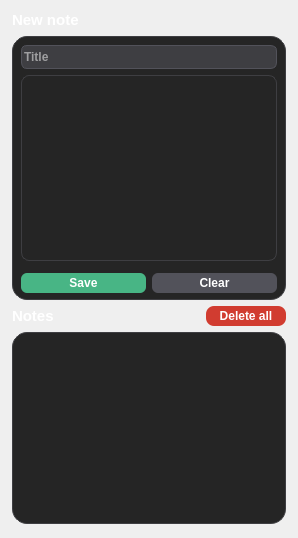
             <widget class="QWidget" name="notes_page">
              <layout class="QGridLayout" name="gridLayout_20">
               <property name="leftMargin">
                <number>0</number>
               </property>
               <property name="topMargin">
                <number>0</number>
               </property>
               <property name="rightMargin">
                <number>0</number>
               </property>
               <property name="bottomMargin">
                <number>0</number>
               </property>
               <item row="0" column="0">
                <layout class="QGridLayout" name="notes_grid">
                 <property name="leftMargin">
                  <number>12</number>
                 </property>
                 <property name="topMargin">
                  <number>10</number>
                 </property>
                 <property name="rightMargin">
                  <number>12</number>
                 </property>
                 <property name="bottomMargin">
                  <number>14</number>
                 </property>
                 <item row="2" column="0">
                  <widget class="QLabel" name="notes_title_label">
                   <property name="styleSheet">
                    <string notr="true">color: white;
font-size: 15px;
font-weight: 700;</string>
                   </property>
                   <property name="text">
                    <string>Notes</string>
                   </property>
                  </widget>
                 </item>
                 <item row="2" column="1">
                  <widget class="QPushButton" name="notes_deleteall_btn">
                   <property name="sizePolicy">
                    <sizepolicy hsizetype="Fixed" vsizetype="Fixed">
                     <horstretch>0</horstretch>
                     <verstretch>0</verstretch>
                    </sizepolicy>
                   </property>
                   <property name="minimumSize">
                    <size>
                     <width>80</width>
                     <height>20</height>
                    </size>
                   </property>
                   <property name="styleSheet">
                    <string notr="true">QPushButton {
	background-color: #d13c30;
	border-radius: 8%;
	color: #fff;
	font-weight: 700;
	font-size: 12px;
}

QPushButton:hover {
	background-color: #af3025;
}

</string>
                   </property>
                   <property name="text">
                    <string>Delete all</string>
                   </property>
                  </widget>
                 </item>
                 <item row="1" column="0" colspan="2">
                  <widget class="QFrame" name="editor_frame">
                   <property name="styleSheet">
                    <string notr="true">QFrame {
	background-color: #252525;
	border: 1px solid #3e3e42;
	border-radius: 15%;
}</string>
                   </property>
                   <property name="frameShape">
                    <enum>QFrame::StyledPanel</enum>
                   </property>
                   <property name="frameShadow">
                    <enum>QFrame::Raised</enum>
                   </property>
                   <layout class="QGridLayout" name="gridLayout_4">
                    <property name="leftMargin">
                     <number>8</number>
                    </property>
                    <property name="topMargin">
                     <number>8</number>
                    </property>
                    <property name="rightMargin">
                     <number>8</number>
                    </property>
                    <property name="bottomMargin">
                     <number>6</number>
                    </property>
                    <item row="2" column="0">
                     <widget class="QPushButton" name="editor_save_btn">
                      <property name="minimumSize">
                       <size>
                        <width>0</width>
                        <height>20</height>
                       </size>
                      </property>
                      <property name="styleSheet">
                       <string notr="true">QPushButton {
	background-color: #48b585;
	border-radius: 6%;
	color: #fff;
	font-weight: 700;
	font-size: 12px;
}

QPushButton:hover {
	background-color: #38936c;
}

</string>
                      </property>
                      <property name="text">
                       <string>Save</string>
                      </property>
                      <property name="icon">
                       <iconset>
                        <normaloff>resources/save-icon.png</normaloff>resources/save-icon.png</iconset>
                      </property>
                      <property name="iconSize">
                       <size>
                        <width>19</width>
                        <height>19</height>
                       </size>
                      </property>
                     </widget>
                    </item>
                    <item row="0" column="0" colspan="2">
                     <widget class="QLineEdit" name="editor_lineedit">
                      <property name="minimumSize">
                       <size>
                        <width>0</width>
                        <height>24</height>
                       </size>
                      </property>
                      <property name="styleSheet">
                       <string notr="true">QLineEdit {
	color: #fff;
	border: 1px solid #52525a;
	border-radius: 6%;
	background-color: #3e3e42;
	font-weight: 700;
	font-size: 12px;
}
QLineEdit:focus{
	border: 1px solid #8b5cf6;
}</string>
                      </property>
                      <property name="placeholderText">
                       <string>Title</string>
                      </property>
                     </widget>
                    </item>
                    <item row="2" column="1">
                     <widget class="QPushButton" name="editor_clear_btn">
                      <property name="minimumSize">
                       <size>
                        <width>0</width>
                        <height>20</height>
                       </size>
                      </property>
                      <property name="styleSheet">
                       <string notr="true">QPushButton {
	background-color: #52525a;
	border-radius: 6%;
	color: #fff;
	font-weight: 700;
	font-size: 12px;
}

QPushButton:hover {
	background-color: #3e3e42;
}

</string>
                      </property>
                      <property name="text">
                       <string>Clear</string>
                      </property>
                      <property name="icon">
                       <iconset>
                        <normaloff>resources/delete-icon.png</normaloff>resources/delete-icon.png</iconset>
                      </property>
                     </widget>
                    </item>
                    <item row="1" column="0" colspan="2">
                     <widget class="QPlainTextEdit" name="editor_plaintextedit">
                      <property name="styleSheet">
                       <string notr="true">QPlainTextEdit {
	color: #fff;
	font-weight: 700;
	font-size: 12px;
	border-radius: 8%;
	margin-bottom: 6px;
}
QPlainTextEdit:focus{
	border: 1px solid #8b5cf6;
}</string>
                      </property>
                      <property name="plainText">
                       <string/>
                      </property>
                      <property name="backgroundVisible">
                       <bool>false</bool>
                      </property>
                      <property name="centerOnScroll">
                       <bool>false</bool>
                      </property>
                      <property name="placeholderText">
                       <string>Text...</string>
                      </property>
                     </widget>
                    </item>
                   </layout>
                  </widget>
                 </item>
                 <item row="3" column="0" colspan="2">
                  <widget class="QListWidget" name="notes_listwidget">
                   <property name="styleSheet">
                    <string notr="true">background-color: #252525;
border: 1px solid #3e3e42;
border-radius: 15%;</string>
                   </property>
                  </widget>
                 </item>
                 <item row="0" column="0" colspan="2">
                  <widget class="QLabel" name="note_title_label">
                   <property name="minimumSize">
                    <size>
                     <width>0</width>
                     <height>20</height>
                    </size>
                   </property>
                   <property name="styleSheet">
                    <string notr="true">color: white;
font-size: 15px;
font-weight: 700;</string>
                   </property>
                   <property name="text">
                    <string>New note</string>
                   </property>
                  </widget>
                 </item>
                </layout>
               </item>
              </layout>
             </widget>
